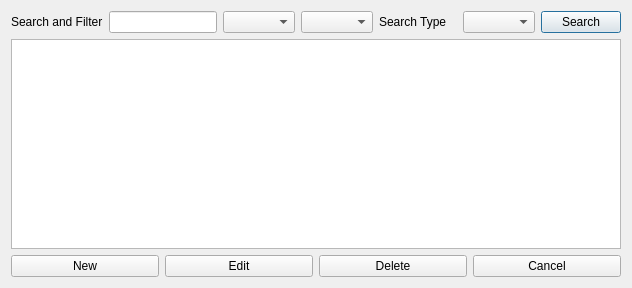
<?xml version="1.0" encoding="UTF-8"?>
<ui version="4.0">
 <class>SearchPlacements</class>
 <widget class="QDialog" name="SearchPlacements">
  <property name="geometry">
   <rect>
    <x>0</x>
    <y>0</y>
    <width>545</width>
    <height>288</height>
   </rect>
  </property>
  <property name="windowTitle">
   <string>Dialog</string>
  </property>
  <layout class="QGridLayout" name="gridLayout">
   <item row="0" column="0">
    <layout class="QHBoxLayout" name="horizontalLayout">
     <item>
      <widget class="QLabel" name="labe_search">
       <property name="text">
        <string>Search and Filter</string>
       </property>
      </widget>
     </item>
     <item>
      <widget class="QLineEdit" name="lineEdit_search">
       <property name="sizePolicy">
        <sizepolicy hsizetype="Fixed" vsizetype="Fixed">
         <horstretch>0</horstretch>
         <verstretch>0</verstretch>
        </sizepolicy>
       </property>
       <property name="text">
        <string/>
       </property>
      </widget>
     </item>
     <item>
      <widget class="QComboBox" name="comboBox_phase_code"/>
     </item>
     <item>
      <widget class="QComboBox" name="comboBox_sec_type"/>
     </item>
     <item>
      <widget class="QLabel" name="label_sear_type">
       <property name="text">
        <string>Search Type   </string>
       </property>
      </widget>
     </item>
     <item>
      <widget class="QComboBox" name="comboBox_type"/>
     </item>
     <item>
      <widget class="QPushButton" name="pushButton_search">
       <property name="text">
        <string>Search</string>
       </property>
      </widget>
     </item>
    </layout>
   </item>
   <item row="1" column="0">
    <widget class="QTableView" name="tableView"/>
   </item>
   <item row="2" column="0">
    <layout class="QHBoxLayout" name="horizontalLayout_2">
     <item>
      <widget class="QPushButton" name="pushButton_new">
       <property name="text">
        <string>New</string>
       </property>
      </widget>
     </item>
     <item>
      <widget class="QPushButton" name="pushButton_edit">
       <property name="text">
        <string>Edit</string>
       </property>
      </widget>
     </item>
     <item>
      <widget class="QPushButton" name="pushButton_delete">
       <property name="text">
        <string>Delete</string>
       </property>
      </widget>
     </item>
     <item>
      <widget class="QPushButton" name="pushButton">
       <property name="text">
        <string>Cancel</string>
       </property>
      </widget>
     </item>
    </layout>
   </item>
  </layout>
  <zorder>layoutWidget</zorder>
  <zorder>layoutWidget_2</zorder>
  <zorder>tableView</zorder>
  <zorder>label_sear_type</zorder>
 </widget>
 <resources/>
 <connections/>
</ui>
